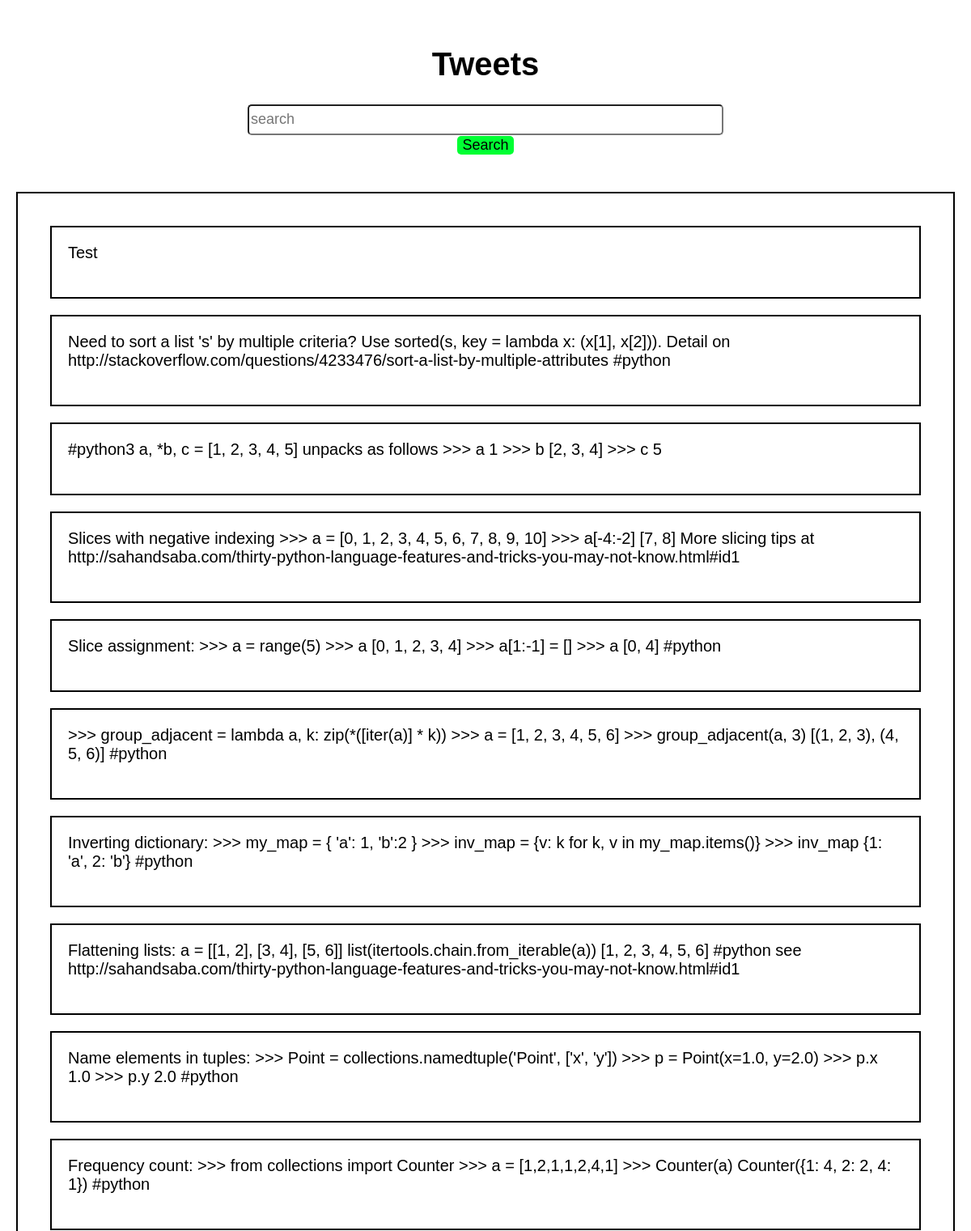
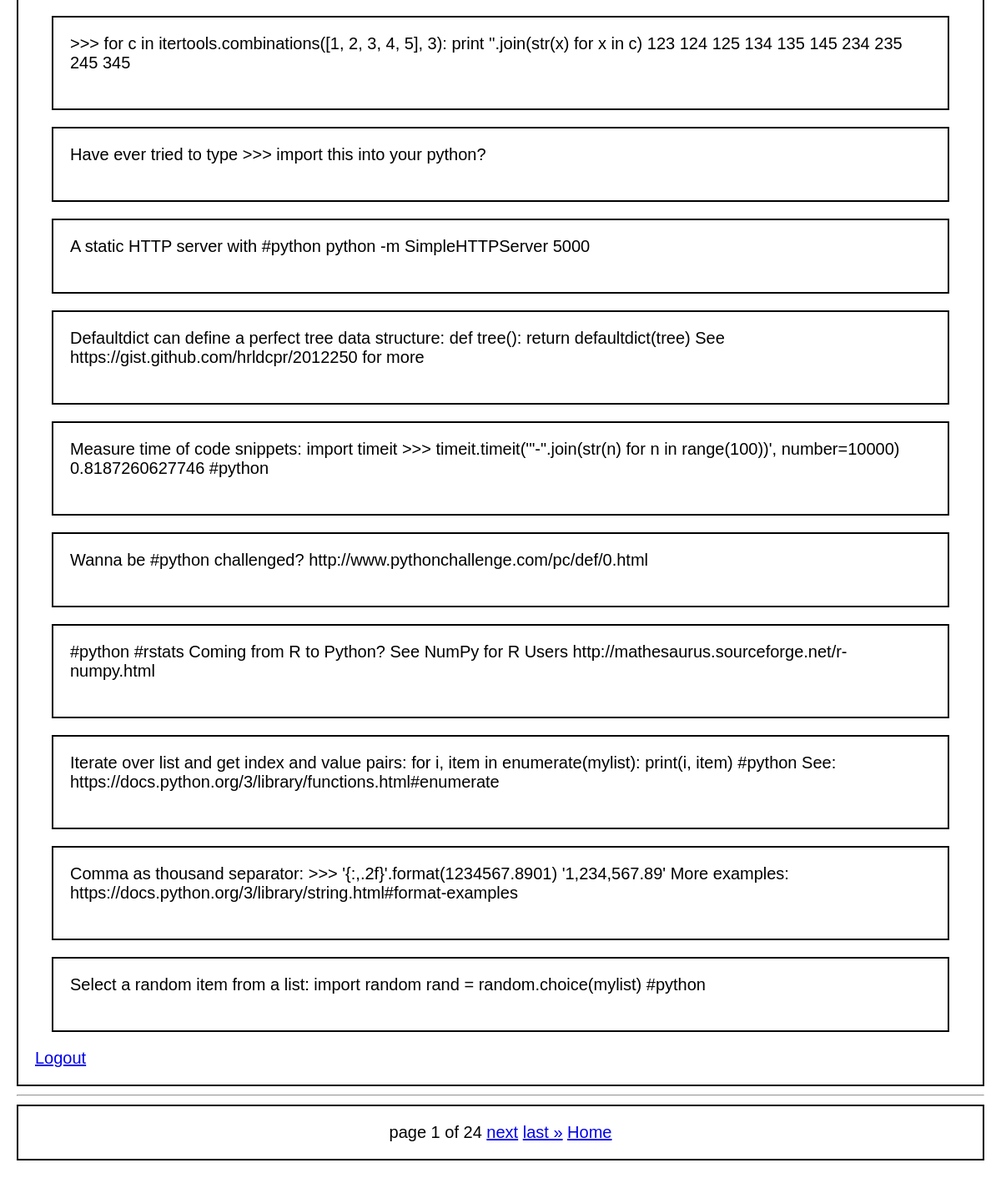
The page / on the database its author committed (2 pictures, top to bottom).
### tips/models.py (models this page shows)
class Tweet(models.Model):
    username = models.CharField(max_length=140, blank=False, null=False)
    tip = models.CharField(max_length=140, blank=False, null=False)
    email = models.EmailField(max_length=200, blank=True, null=True)
    created_at = models.DateTimeField(max_length=100, auto_now_add=True,)
    updated = models.DateTimeField(auto_now=True, blank=True)
    def __str__(self):
        return f'{self.tip}'

### tips/views.py (the view)
def index(request):
    template = 'tips/display_tips.html'
    python_tips = Tweet.objects.all()
    page_number = request.GET.get('page')
    paginator = Paginator(python_tips, 20)
    try:
        tweets = paginator.page(page_number)
    except PageNotAnInteger:
        tweets = paginator.page(1)
    except EmptyPage:
        tweets = paginator.page(paginator.num_pages)
    context = {'tweets': tweets}
    return render(request, template, context)

### tips/templates/tips/display_tips.html (shortened to what this page needs)
{% extends 'tips/base.html' %}
{% block heading %} Tweets {% endblock %}
{% block body %}
    {% for tweet in tweets %}
    <div class="pytip">
        {{tweet}} <br><br>
    </div>
    {% endfor %}
<a href="{% url 'logout' %}">Logout</a>
{% endblock %}

### tips/templates/tips/base.html (shortened to what this page needs)
<!DOCTYPE html>
<html lang="en">
<head>
</head>
<body>
<div id="header">
    <h1>{% block heading %} {% endblock %}</h1>
    <form action="{% url 'search-page' %}" method="get">
        <input name="query" type="text" placeholder="search">
        <br>
        <button type="submit" name="button">Search</button>
    </form>
    <br><br>
</div>
 <div id="body">
     {% block body %} {% endblock %}
 </div>
<hr>
    <div class="pagination">
        <span class="step-links">
            <span class="current">
                page {{ tweets.number }} of {{ tweets.paginator.num_pages }}
            </span>
            {% if tweets.has_next %}
                <a href="?page={{ tweets.next_page_number }}">next</a>
                <a href="?page={{ tweets.paginator.num_pages }}">last &raquo;</a>
            {% endif %}
            <a href="{% url 'homepage' %}">Home</a>
        </span>
    </div>
</body>
</html>

### tips/templates/tips/base.html (style rules this page uses)
body { color:black; font: 20px bold ariel,sans-serif; margin: 10px auto; padding: 20px; }
#body { border: 2px solid black; padding: 20px; background: #fff; }
h1 { color: black; text-align: center; font-weight: bolder; }
form { text-align: center; }
input { height:4vh; border-radius:5px; width: 50%; transition: margin-left o.3s ease-in-out; font-size:18px; }
button { background: #00FF33; border: none; border-radius: 5px; color: black; font-size: 18px; cursor: pointer; transition: 0.3 ease; }
.pagination { border: 2px solid black; padding: 20px; background: #fff; text-align: center; }
.pytip { border: 2px solid black; padding: 20px; margin: 20px }

### rows shown on the page
Tweet: tip "Test"
Tweet: tip "Need to sort a list 's' by multiple criteria? Use sorted(s, key = lambda x: (x[1], x[2])). Detail on http://stackoverflow.com/questions/4233476/sort-a-list-by-multiple-attributes #python"
Tweet: tip "#python3 a, *b, c = [1, 2, 3, 4, 5] unpacks as follows >>> a 1 >>> b [2, 3, 4] >>> c 5"
Tweet: tip "Slices with negative indexing >>> a = [0, 1, 2, 3, 4, 5, 6, 7, 8, 9, 10] >>> a[-4:-2] [7, 8] More slicing tips at http://sahandsaba.com/thirty-python-language-features-and-tricks-you-may-not-know.html#id1"
Tweet: tip "Slice assignment: >>> a = range(5) >>> a [0, 1, 2, 3, 4] >>> a[1:-1] = [] >>> a [0, 4] #python"
Tweet: tip ">>> group_adjacent = lambda a, k: zip(*([iter(a)] * k)) >>> a = [1, 2, 3, 4, 5, 6] >>> group_adjacent(a, 3) [(1, 2, 3), (4, 5, 6)] #python"
Tweet: tip "Inverting dictionary: >>> my_map = { 'a': 1, 'b':2 } >>> inv_map = {v: k for k, v in my_map.items()} >>> inv_map {1: 'a', 2: 'b'} #python"
Tweet: tip "Flattening lists: a = [[1, 2], [3, 4], [5, 6]] list(itertools.chain.from_iterable(a)) [1, 2, 3, 4, 5, 6] #python see http://sahandsaba.com/thirty-python-language-features-and-tricks-you-may-not-know.html#id1"
Tweet: tip "Name elements in tuples: >>> Point = collections.namedtuple('Point', ['x', 'y']) >>> p = Point(x=1.0, y=2.0) >>> p.x 1.0 >>> p.y 2.0 #python"
Tweet: tip "Frequency count: >>> from collections import Counter >>> a = [1,2,1,1,2,4,1] >>> Counter(a) Counter({1: 4, 2: 2, 4: 1}) #python"
Tweet: tip ">>> for c in itertools.combinations([1, 2, 3, 4, 5], 3): print ''.join(str(x) for x in c) 123 124 125 134 135 145 234 235 245 345"
Tweet: tip "Have ever tried to type >>> import this into your python?"
Tweet: tip "A static HTTP server with #python python -m SimpleHTTPServer 5000"
Tweet: tip "Defaultdict can define a perfect tree data structure: def tree(): return defaultdict(tree) See https://gist.github.com/hrldcpr/2012250 for more"
Tweet: tip "Measure time of code snippets: import timeit >>> timeit.timeit('\"-\".join(str(n) for n in range(100))', number=10000) 0.8187260627746 #python"
Tweet: tip "Wanna be #python challenged? http://www.pythonchallenge.com/pc/def/0.html"
Tweet: tip "#python #rstats Coming from R to Python? See NumPy for R Users http://mathesaurus.sourceforge.net/r-numpy.html"
Tweet: tip "Iterate over list and get index and value pairs: for i, item in enumerate(mylist): print(i, item) #python See: https://docs.python.org/3/library/functions.html#enumerate"
Tweet: tip "Comma as thousand separator: >>> '{:,.2f}'.format(1234567.8901) '1,234,567.89' More examples: https://docs.python.org/3/library/string.html#format-examples"
Tweet: tip "Select a random item from a list: import random rand = random.choice(mylist) #python"

### other values the page prints
{{ tweets.number }} "1"
{{ tweets.paginator.num_pages }} "24"
